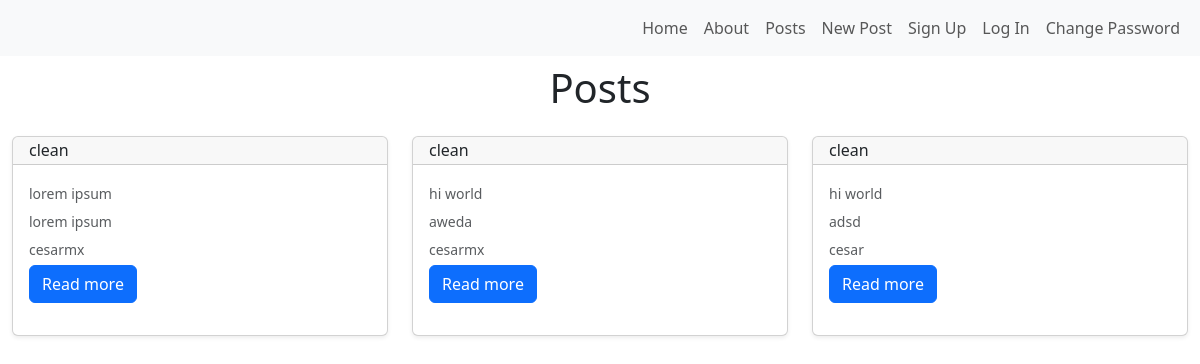
/posts/, run on an earlier commit of the app's database.
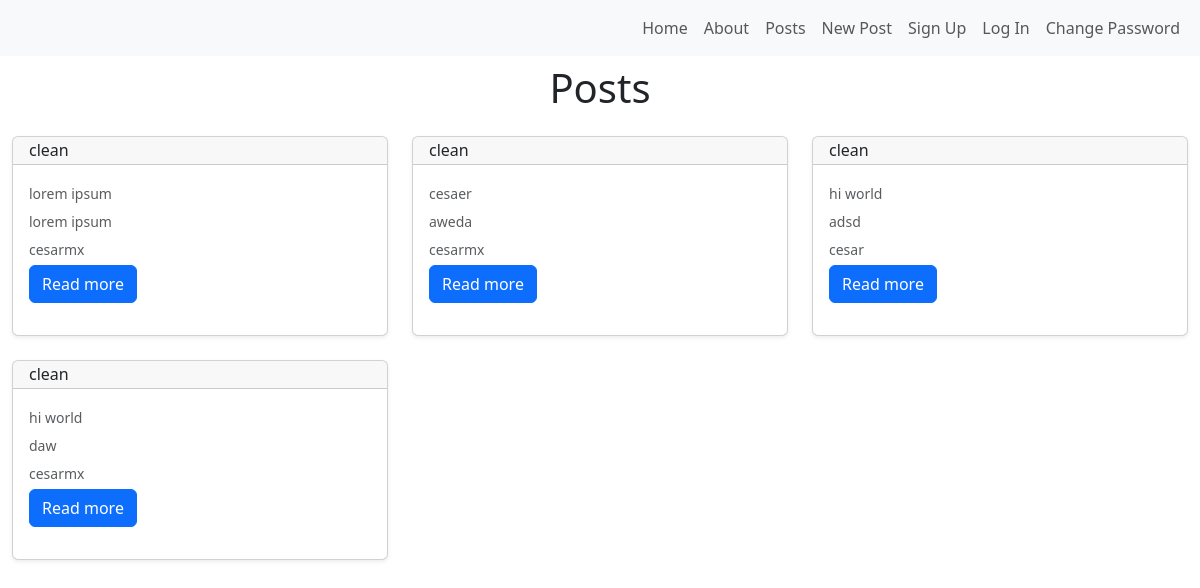
And on a later commit of the database.
### posts/models.py (models this page shows, shortened)
class Post(models.Model):
  title = models.CharField(max_length=128)
  subtitle = models.CharField(max_length=256)
  author = models.ForeignKey(get_user_model(),on_delete=models.CASCADE)
  body = models.TextField()
  created_on = models.DateTimeField(auto_now_add=True)
  is_draft = models.BooleanField(default=True)

### posts/views.py (the view)
# urls.py: path('', views.PostListView.as_view(), name='list'),
class PostListView(ListView):
  template_name = 'posts/list.html'
  model = Post
  def get_context_data(self, **kwargs):
    context = super().get_context_data(**kwargs)
    context['post_list'] = Post.objects.order_by('created_on').reverse()
    return context

### templates/posts/list.html (shortened to what this page needs)
{% extends 'base.html' %}
{% block content %}
<div class="container mt-2 container-custom">
  <h1 class="text-center mb-4">Posts</h1>
  <div class="row row-cols-1 row-cols-md-2 row-cols-lg-3 g-4">
    {% for post in object_list %}
    <div class="col">
      <div class="card mb-3 shadow-sm card-custom">
        <div class="card-header py-1">
          <h6 class="my-0 font-weight-normal">{{ post.title }}</h6>
        </div>
        <div class="card-body py-3">
          <p class="card-text mb-1"><small class="text-muted">{{ post.subtitle }}</small></p>
          <p class="card-text mb-1"><small class="text-muted">{{ post.body|truncatechars:128 }}</small></p>
          <p class="card-text mb-1"><small class="text-muted">{{ post.author }}</small></p>
          <a href="{% url 'detail' post.id %}" class="btn btn-primary">Read more</a>
        </div>
      </div>
    </div>
    {% endfor %}
  </div>
</div>
{% endblock %}

### templates/base.html (shortened to what this page needs)
{% load static %}
<!DOCTYPE html>
<html lang="en">
<head>
  <link href="https://cdn.jsdelivr.net/npm/bootstrap@5.3.3/dist/css/bootstrap.min.css" rel="stylesheet">
</head>
<body>
  <nav class="navbar navbar-expand-lg navbar-light bg-light">
    <div class="container-fluid">
      <div class="collapse navbar-collapse" id="navbarNav">
        <ul class="navbar-nav ms-auto">
          <li class="nav-item">
            <a class="nav-link" href="{% url 'home' %}">Home</a>
          </li>
          <li class="nav-item">
            <a class="nav-link" href="{% url 'about' %}">About</a>
          </li>
          <li class="nav-item">
            <a class="nav-link" href="{% url 'list' %}">Posts</a>
          </li>
          <li class="nav-item">
            <a class="nav-link" href="{% url 'new' %}">New Post</a>
          </li>
          {% if user.is_anonymous %}
          <li class="nav-item">
            <a class="nav-link" href="{% url 'signup' %}">Sign Up</a>
          </li>
          <li class="nav-item">
            <a class="nav-link" href="{% url 'login' %}">Log In</a>
          </li>
          {% endif %}
          <li class="nav-item">
            <a class="nav-link" href="{% url 'password_change' %}">Change Password</a>
          </li>
        </ul>
      </div>
    </div>
  </nav>
  {% block content %}{% endblock content %}
</body>
</html>

### templates/posts/list.html (style rules this page uses)
.container-custom { max-width: 1200px; }
.card-custom { height: 100%; }

What changed in the data, as far as the page shows it:
changed Post "aweda": subtitle "hi world" → "cesaer"
added Post: title "clean", subtitle "hi world", body "daw", author "cesarmx"
